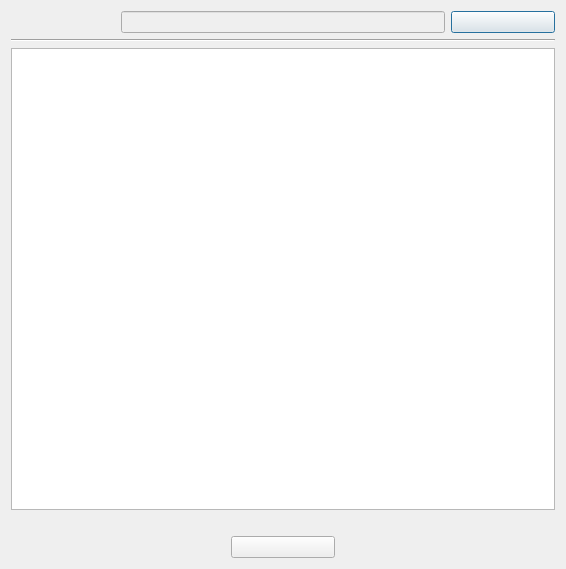
<?xml version="1.0" encoding="UTF-8"?>
<ui version="4.0">
 <class>RegistrationCodeDialog</class>
 <widget class="QDialog" name="RegistrationCodeDialog">
  <property name="geometry">
   <rect>
    <x>0</x>
    <y>0</y>
    <width>566</width>
    <height>569</height>
   </rect>
  </property>
  <property name="windowTitle">
   <string/>
  </property>
  <layout class="QGridLayout" name="gridLayout">
   <item row="3" column="0" colspan="5">
    <widget class="QLabel" name="lab_error">
     <property name="styleSheet">
      <string notr="true">QLabel {
	color: red;
}</string>
     </property>
     <property name="text">
      <string/>
     </property>
    </widget>
   </item>
   <item row="1" column="0" colspan="5">
    <widget class="Line" name="line">
     <property name="orientation">
      <enum>Qt::Orientation::Horizontal</enum>
     </property>
    </widget>
   </item>
   <item row="0" column="0">
    <widget class="QLabel" name="lab_uuid">
     <property name="text">
      <string/>
     </property>
     <property name="alignment">
      <set>Qt::AlignmentFlag::AlignCenter</set>
     </property>
    </widget>
   </item>
   <item row="2" column="0" colspan="5">
    <widget class="DragDropPlainTextEditRC" name="text"/>
   </item>
   <item row="0" column="4">
    <widget class="QPushButton" name="btn_copy">
     <property name="text">
      <string/>
     </property>
    </widget>
   </item>
   <item row="0" column="1" colspan="3">
    <widget class="QLineEdit" name="uuid">
     <property name="enabled">
      <bool>false</bool>
     </property>
     <property name="readOnly">
      <bool>true</bool>
     </property>
    </widget>
   </item>
   <item row="4" column="2">
    <widget class="QPushButton" name="btn_activate">
     <property name="text">
      <string/>
     </property>
    </widget>
   </item>
   <item row="4" column="3" colspan="2">
    <spacer name="horizontalSpacer_2">
     <property name="orientation">
      <enum>Qt::Orientation::Horizontal</enum>
     </property>
     <property name="sizeHint" stdset="0">
      <size>
       <width>155</width>
       <height>20</height>
      </size>
     </property>
    </spacer>
   </item>
   <item row="4" column="0" colspan="2">
    <spacer name="horizontalSpacer">
     <property name="orientation">
      <enum>Qt::Orientation::Horizontal</enum>
     </property>
     <property name="sizeHint" stdset="0">
      <size>
       <width>155</width>
       <height>20</height>
      </size>
     </property>
    </spacer>
   </item>
  </layout>
 </widget>
 <customwidgets>
  <customwidget>
   <class>DragDropPlainTextEditRC</class>
   <extends>QPlainTextEdit</extends>
   <header>gui/drag_drop_plain_text_edit_rc.hpp</header>
  </customwidget>
 </customwidgets>
 <tabstops>
  <tabstop>text</tabstop>
 </tabstops>
 <resources/>
 <connections/>
</ui>
